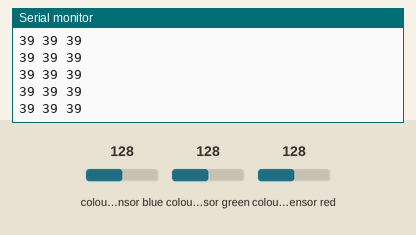
This sketch was run on a simulated ESP8266 (NodeMCU). Parts: the last lines printed to the serial monitor. Wiring (inferred from the names in the program): TCS3200 colour sensor: output D3; S2 D1; S3 D0. The inputs (shaded band) are chosen by the test bench; at power-on: colour sensor blue 128, colour sensor green 128, colour sensor red 128.

Above: at 1.2 s.
1.3 s: colour sensor blue set to 5
At 1.33 s:
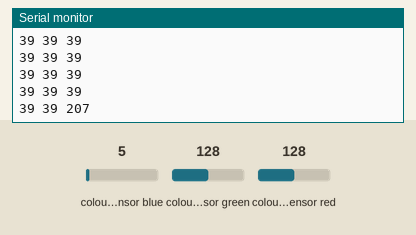
2.8 s: colour sensor green set to 5
At 2.85 s:
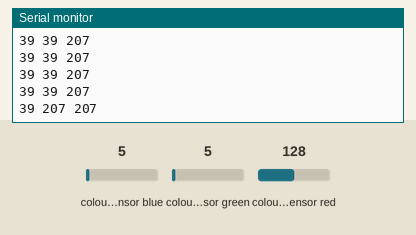
4.3 s: colour sensor red set to 5
At 4.32 s:
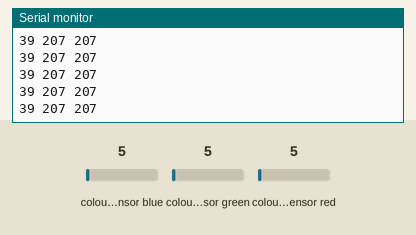

Measured:
- after the input at 1.3 s, the serial monitor: prints a new line at once (image 1)
- after the input at 2.8 s, the serial monitor: prints a new line after 0.05 s (image 2)

The sketch:

glucobalance_v1.0.ino
```cpp
#define S2  D1 /*Define S2 Pin Number of ESP32*/
#define S3 D0 /*Define S3 Pin Number of ESP32*/
#define sensorOut D3 /*Define Sensor Output Pin Number of ESP32*/

unsigned long delaytime = 20;
/*Define int variables*/
int Red = 0;
int Green = 0;
int Blue = 0;
int Frequency = 0;

void setup() {
  pinMode(S2, OUTPUT); /*Define S2 Pin as a OUTPUT*/
  pinMode(S3, OUTPUT); /*Define S3 Pin as a OUTPUT*/
  pinMode(sensorOut, INPUT); /*Define Sensor Output Pin as a INPUT*/
  Serial.begin(115200); /*Set the baudrate to 115200*/
  Serial.println("Time (ms) Red Green Blue"); // Print header for clarity
}

void loop() {
  Red = getRed();
  delay(delaytime);
  Green = getGreen();
  delay(delaytime);
  Blue = getBlue();
  delay(delaytime);

  // Get the current time in milliseconds
  unsigned long currentTime = millis();

  // Print the time and the frequency values in a format suitable for the Serial Plotter
  Serial.print(Red);
  Serial.print(" ");
  Serial.print(Green);
  Serial.print(" ");
  Serial.println(Blue); // Use println to end the line for the Serial Plotter
}

int getRed() {
  digitalWrite(S2, LOW);
  digitalWrite(S3, LOW);
  Frequency = pulseIn(sensorOut, LOW); /*Get the Red Color Frequency*/
  return Frequency;
}

int getGreen() {
  digitalWrite(S2, HIGH);
  digitalWrite(S3, HIGH);
  Frequency = pulseIn(sensorOut, LOW); /*Get the Green Color Frequency*/
  return Frequency;
}

int getBlue() {
  digitalWrite(S2, LOW);
  digitalWrite(S3, HIGH);
  Frequency = pulseIn(sensorOut, LOW); /*Get the Blue Color Frequency*/
  return Frequency;
}
```
